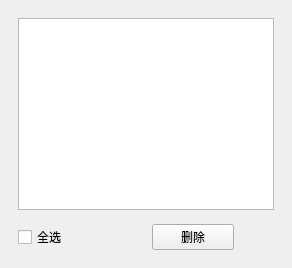
              <widget class="QWidget" name="Finishsed">
               <attribute name="title">
                <string>已完成</string>
               </attribute>
               <layout class="QVBoxLayout" name="finishedTasksLayout">
                <property name="spacing">
                 <number>14</number>
                </property>
                <property name="leftMargin">
                 <number>18</number>
                </property>
                <property name="topMargin">
                 <number>18</number>
                </property>
                <property name="rightMargin">
                 <number>18</number>
                </property>
                <property name="bottomMargin">
                 <number>18</number>
                </property>
                <item>
                 <widget class="QListWidget" name="FinishedList">
                  <property name="sizePolicy">
                   <sizepolicy hsizetype="Expanding" vsizetype="Expanding">
                    <horstretch>0</horstretch>
                    <verstretch>1</verstretch>
                   </sizepolicy>
                  </property>
                 </widget>
                </item>
                <item>
                 <layout class="QHBoxLayout" name="FinishedControlLayout">
                  <property name="spacing">
                   <number>12</number>
                  </property>
                  <item>
                   <widget class="QCheckBox" name="SelectAllFinishedCheckBox">
                    <property name="text">
                     <string>全选</string>
                    </property>
                   </widget>
                  </item>
                  <item>
                   <spacer name="horizontalSpacer_4">
                    <property name="sizeHint" stdset="0">
                     <size>
                      <width>40</width>
                      <height>20</height>
                     </size>
                    </property>
                   </spacer>
                  </item>
                  <item>
                   <widget class="QPushButton" name="DeleteFinishedButton">
                    <property name="text">
                     <string>删除</string>
                    </property>
                   </widget>
                  </item>
                  <item>
                   <spacer name="horizontalSpacer_5">
                    <property name="sizeType">
                     <enum>QSizePolicy::Fixed</enum>
                    </property>
                    <property name="sizeHint" stdset="0">
                     <size>
                      <width>40</width>
                      <height>20</height>
                     </size>
                    </property>
                   </spacer>
                  </item>
                 </layout>
                </item>
               </layout>
              </widget>
